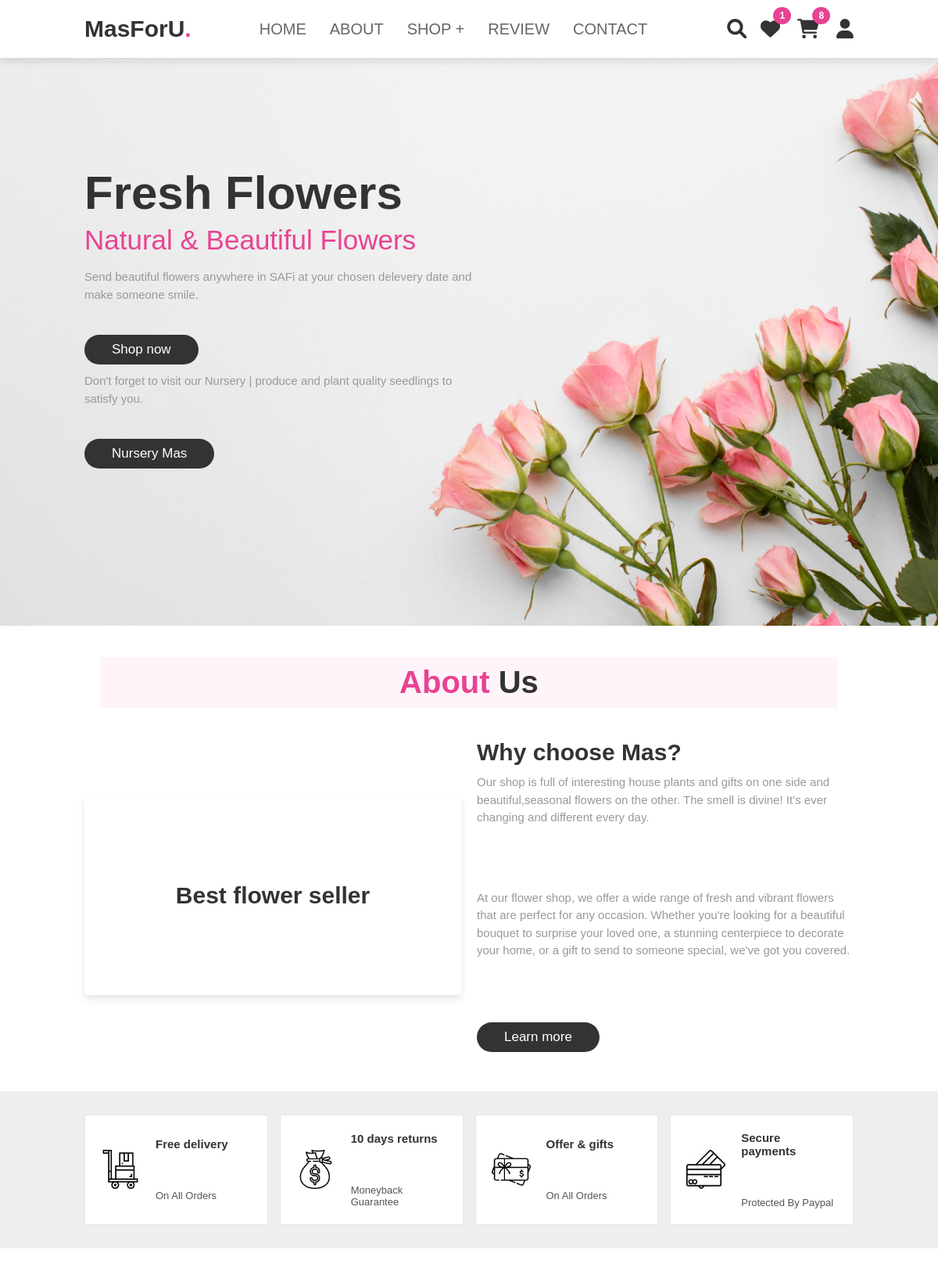
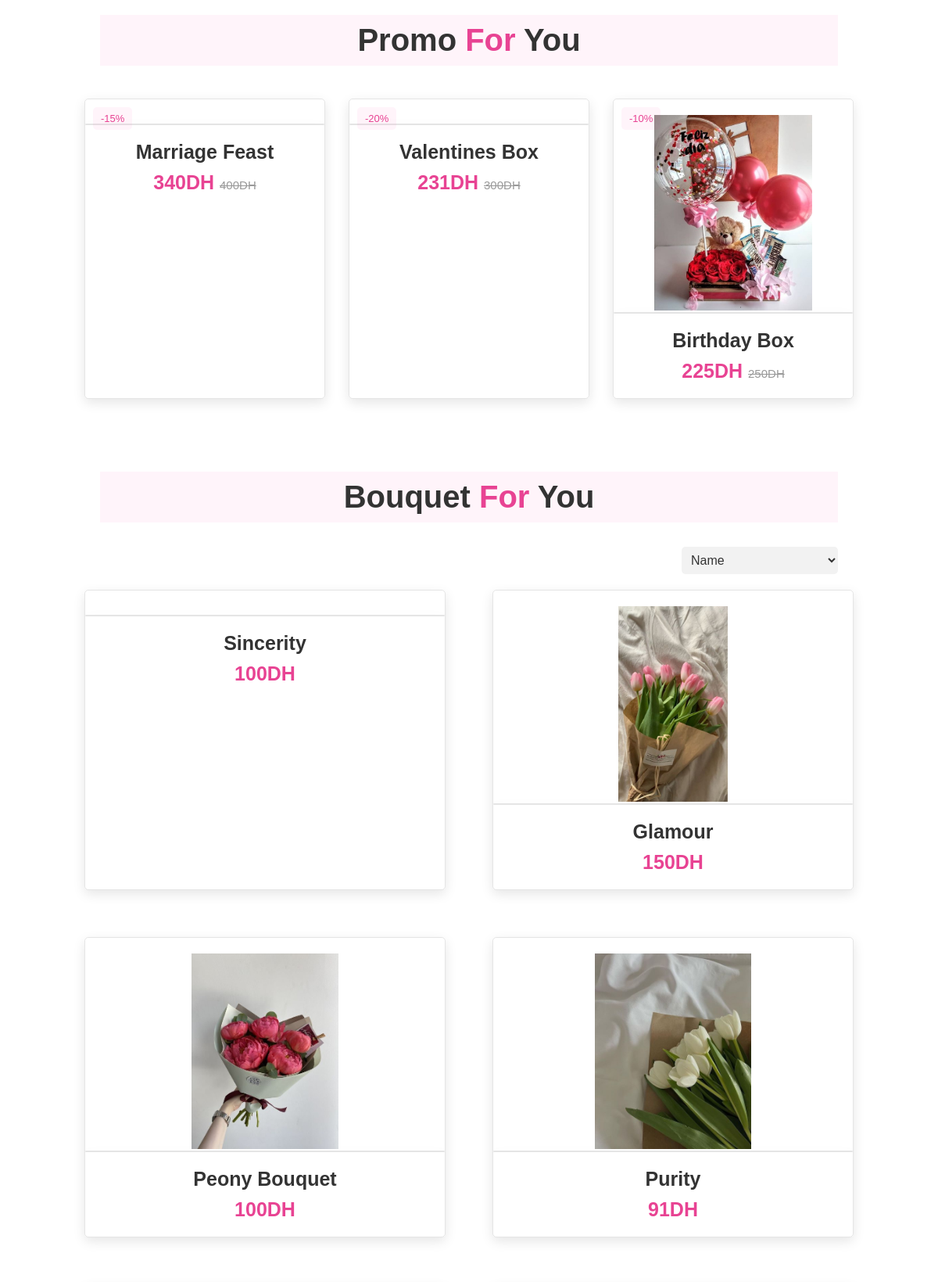
Screenshot of /home.php (signed in, upper part) with the database file from the repository (2 pictures, top to bottom).
### tables this page shows
CREATE TABLE `promo` (
  `id` int(100) NOT NULL,
  `name` varchar(100) NOT NULL,
  `discount` int(10) NOT NULL,
  `price` int(100) NOT NULL,
  `image` varchar(100) NOT NULL,
  `old` int(100) NOT NULL,
  `quantity` int(100) NOT NULL
);

CREATE TABLE `products` (
  `id` int(100) NOT NULL,
  `name` varchar(100) NOT NULL,
  `details` varchar(500) NOT NULL,
  `price` int(100) NOT NULL,
  `image` varchar(100) NOT NULL,
  `quantity` int(100) NOT NULL
);

### home.php (the view, shortened to what this page needs)
<?php
@include 'configuration.php';
?>
<!DOCTYPE html>
<html lang="en">
<head>
   <link rel="stylesheet" href="https://cdnjs.cloudflare.com/ajax/libs/font-awesome/6.0.0/css/all.min.css">
   <link rel="stylesheet" href="style.css">
   <link rel="stylesheet" href="style_notif.css">
</head>
<body>
<?php @include 'header.php'; ?>
<section class="home" id="home">
    <div class="content">
        <br><h3> Fresh Flowers</h3>
        <span> Natural & Beautiful Flowers </span>
        <p> Send  beautiful flowers anywhere in SAFi at your chosen delevery date and make someone smile.</p>
        <a href="home.php#Bouquet" class="btn">Shop now</a><br>
        <p> Don't forget to visit our Nursery | produce and plant quality seedlings to satisfy you.</p>
        <a href="homepep.php"class="btn" target="_blank"> Nursery Mas</a>
    </div>
</section>
<section class="about" id="about">
    <h1 class="heading"><span> About </span> Us </h1>
    <div class="row">
        <div class="video-container">
              <h3>Best flower seller</h3>
        </div>
        <div class="content">
            <h3>Why choose Mas?</h3>
            <p>Our shop is full of interesting house plants and gifts on one side and beautiful,seasonal flowers on the other. The smell is divine! It’s ever changing and different every day. </p>
            <p>At our flower shop, we offer a wide range of fresh and vibrant flowers that are perfect for any occasion. Whether you're looking for a beautiful bouquet to surprise your loved one, a stunning centerpiece to decorate your home, or a gift to send to someone special, we've got you covered.</p>
            <a href="learnmore.php" class="btn">Learn more</a>
        </div>
    </div>
</section>
<section class="icons-container">
    <div class="icons">
        <img src="images/11.jfif" alt="">
        <div class="info">
            <h3>Free delivery</h3>
            <span>On All Orders</span>
        </div>
    </div>
    <div class="icons">
        <img src="images/13.jfif" alt="">
        <div class="info">
            <h3>10 days returns</h3>
            <span>Moneyback Guarantee</span>
        </div>
    </div>
    <div class="icons">
        <img src="images/10.jfif" alt="">
        <div class="info">
            <h3>Offer & gifts</h3>
            <span>On All Orders</span>
        </div>
    </div>
    <div class="icons">
        <img src="images/imaaaage.jfif" alt="">
        <div class="info">
            <h3>Secure payments</h3>
            <span>Protected By Paypal</span>
        </div>
    </div>
</section>
<br><br>
<section class="promo" id="promo">
    <h1 class="heading"> Promo <span>For</span> You</h1>
    <br><br>
    <div class="box-container">
         <?php
               $select_products = mysqli_query($conn, "SELECT * FROM `promo` LIMIT 6") or die('query failed');
               if(mysqli_num_rows($select_products) > 0){
                  while($fetch_products = mysqli_fetch_assoc($select_products)){
            ?>
        <div class="box">
            <span class="discount">-<?php echo $fetch_products['discount']; ?>%</span>
            <div class="image">
                <img src="images/<?php echo $fetch_products['image']; ?>" alt="">
                    <form action="" method="POST" class="box">
                    </form>
            </div>
            <div class="content">
                <h3><?php echo $fetch_products['name']; ?></h3>
                    <div class="price"><?php echo $fetch_products['price']; ?>DH <span><?php echo $fetch_products['old']; ?>DH</span> </div>
            </div>
        </div>
        <?php
         }
      }else{
         echo '<p class="empty">no products added yet!</p>';
      }
      ?>
    </div>
</section>
<br><br><br>
<section class="Bouquet" id="Bouquet">
    <h1 class="heading"> Bouquet <span>For </span>You</h1>
    <br>
    <form id="oneForm" action="tri-produits.php" method="GET">
        <select name="tri" id="tri" class="select-style" onchange="submitFo()">
            <option value="nom">Name</option>
        </select>
    </form></br></br></br></br></br>
    <div class="box-container">
         <?php
               $select_products = mysqli_query($conn, "SELECT * FROM `products`") or die('query failed');
               if(mysqli_num_rows($select_products) > 0){
                  while($fetch_products = mysqli_fetch_assoc($select_products)){
            ?>
        <div class="box">
            <div class="image">
                <img src="images/<?php echo $fetch_products['image']; ?>" alt="">
                    <form action="" method="POST" class="box">
                    </form>
            </div>
            <div class="content">
                <h3><?php echo $fetch_products['name']; ?></h3>
                    <div class="price"><?php echo $fetch_products['price']; ?>DH</div>
            </div>
        </div>
        <?php
         }
      }else{
         echo '<p class="empty">no products added yet!</p>';
      }
      ?>
    </div>
</section>
<br><br><br>
</body>
</html>

### style.css (style rules this page uses)
:root { --pink:#e84393; --light-bg:#f5f5f5; --border:.2rem solid var(--black) ; --light-color:#666; --box-shadow:0 .5rem 1rem rgba(0,0,0,.1); }
* { margin:0;padding:0; box-sizing:border-box; font-family: Verdana, Geneva, Tahoma, sans-serif; outline: none ;border:none; text-decoration:none; text-transform: none; transition:.2s linear; }
html { font-size:62.5% ; scroll-behavior: smooth; scroll-padding-top: 6rem; overflow-x: hidden; }
section { padding:2rem 9%; }
.heading { text-align: center; font-size: 4rem; color: #333; padding: 1rem; margin: 2rem; background: rgba(255,51,153,.05); }
.heading span { color: var(--pink); }
.btn { display: inline-block; margin-top: 1rem; border-radius: 5rem; background: #333; color: #fff; padding: .9rem 3.5rem; cursor: pointer; font-size: 1.7rem; text-align: center; }
.home { display: flex; align-items: center; min-height: 100vh; background:url(images/copy-space-roses.jpg)no-repeat; background-size: cover; background-position: center; }
.home .content { max-width: 50rem; }
.home .content h3 { font-size:6rem; color: #333; }
.home .content span { font-size:3.5rem; color: var(--pink); padding:1rem 0; line-height:1.5; }
.home .content p { font-size: 1.5rem; color:#999; padding: 1rem 0; line-height:1.5; }
.about .row { display: flex; align-items: center; gap: 2rem; flex-wrap: wrap; padding: 2rem 0; padding-bottom: 3rem; }
.about .row .video-container { flex:1 1 40rem; position: relative; }
.about .row .content { flex:1 1 40rem; }
.about .row .video-container h3 { position: absolute; top: 50%; transform: translateY(-50%); font-size: 3rem; color: #333; background: #fff; width: 100%; padding: 1rem 2rem; text-align: center; mix-blend-mode: screen; }
.about .row .content { flex: 1 1 40rem; }
.about .row .content h3 { font-size: 3rem; color: #333; }
.about .row .content p { font-size: 1.5rem; color: #999; padding: 5rem 0; padding-top: 1rem; line-height: 1.5; }
.icons-container { background: #eee; display: flex; flex-wrap: wrap; gap: 1.5rem; padding-top: 3rem; padding-bottom: 3rem; }
.icons-container .icons { background: #fff; border: .1rem solid rgba(0,0,0,.1); padding: 2rem; display: flex; align-items: center; flex: 1 1 22rem; }
.icons-container .icons img { height: 5rem; margin-right: 2rem; }
.icons-container .icons h3 { color: #333; padding-bottom: 5rem; font-size: 1.5rem; }
.icons-container .icons span { color: #555; font-size: 1.3rem; }
.Bouquet .box-container { display: flex; flex-wrap: wrap; gap: 6rem; }
.Bouquet .box-container .box { flex:1 1 30rem; box-shadow:0 .5rem 1.5rem rgba(0,0,0,.1); border-radius: .5rem; border: .1rem solid rgba(0,0,0,.1); position: relative; }
.Bouquet .box-container .box .image { position: relative; text-align:center; padding-top: 2rem; overflow: hidden; }
.Bouquet .box-container .box .image img { height: 25rem; }
.Bouquet .box-container .box .content { padding: 2rem; text-align: center; }
.Bouquet .box-container .box .content h3 { font-size: 2.5rem; color: #333; }
.Bouquet .box-container .box .content .price { font-size: 2.5rem; color: var(--pink); font-weight: bolder; padding-top: 1rem ; }
.promo .box-container { display: flex; flex-wrap: wrap; gap: 3rem; }
.promo .box-container .box { flex:1 1 30rem; box-shadow:0 .5rem 1.5rem rgba(0,0,0,.1); border-radius: .5rem; border: .1rem solid rgba(0,0,0,.1); position: relative; }
.promo .box-container .box .discount { position: absolute; top: 1rem; left: 1rem; padding: .7rem 1rem; font-size: 1.3rem; color: var(--pink); background: rgba(255,51,153,.05); z-index: 1; border-radius: .5rem; }
.promo .box-container .box .image { position:relative; text-align:center; padding-top: 2rem; overflow: hidden; }
.promo .box-container .box .image img { height: 25rem; }
.promo .box-container .box .content { padding: 2rem; text-align: center; }
.promo .box-container .box .content h3 { font-size: 2.5rem; color: #333; }
.promo .box-container .box .content .price { font-size: 2.5rem; color: var(--pink); font-weight: bolder; padding-top: 1rem ; }
.promo .box-container .box .content .price span { font-size: 1.5rem; color: #999; font-weight: lighter; text-decoration: line-through; }
.select-style { width: 200px; padding: 8px; font-size: 16px; border: none; border-radius: 5px; background-color: #f2f2f2; color: #333; float: right; margin-right: 20px; }
p { font-size: 18px; margin-bottom: 20px; color: #F39AC4; }

### rows the page displays
promo: discount "15", name "Marriage Feast", price "340", old "400"
promo: discount "20", name "Valentines Box", price "231", old "300"
promo: discount "10", image (picture), name "Birthday Box", price "225", old "250"
products: name "Sincerity", price "100"
products: image (picture), name "Glamour", price "150"
products: image (picture), name "Peony Bouquet", price "100"
products: image (picture), name "Purity", price "91"

### other values shown
$wishlist_num_rows "1"
$cart_num_rows "8"
